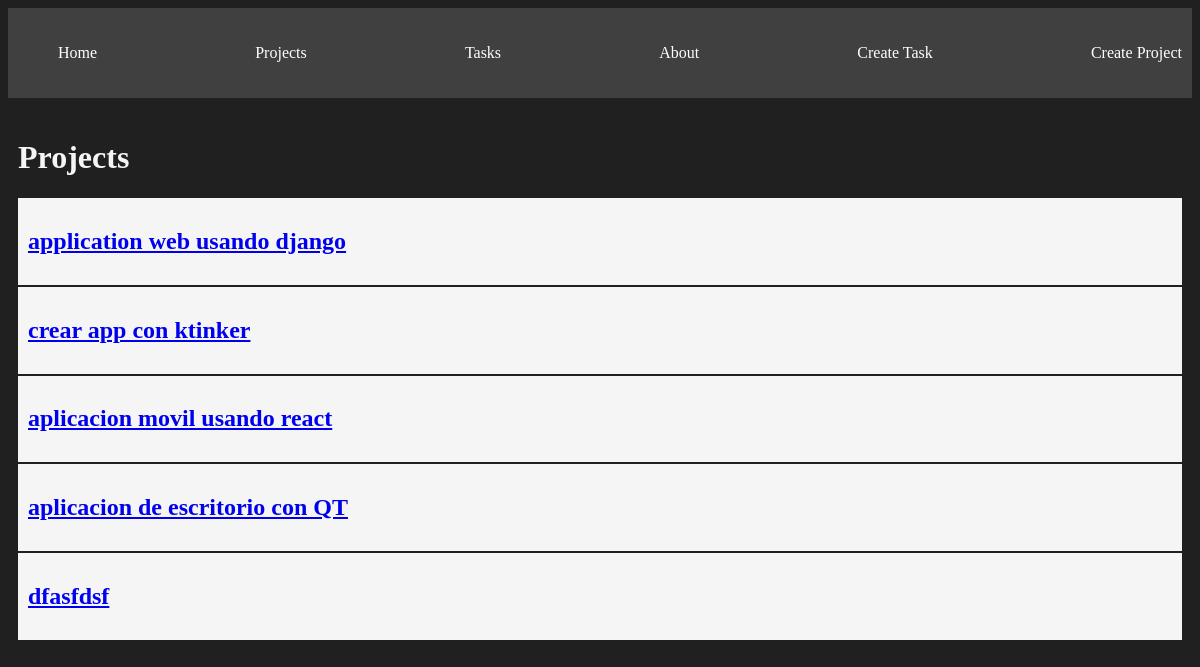
/projects/, run on the app's committed database.
### myapp/models.py (models this page shows, shortened)
class Project(models.Model):
    name = models.CharField(max_length=200)

### myapp/views.py (the view)
# urls.py: path('projects/',views.projects, name="projects"),
def projects(request):
    projects = list(Project.objects.values())
    return render(request,"projects/projects.html",{"projects":projects})

### myapp/templates/projects/projects.html
{% extends "layouts/base.html" %}
{% block content %}
<h1> Projects </h1>
{% for project in projects %}
<article class="card">
    <a href="{% url 'project_detail' project.id %}" >
        <h1> {{project.name}} </h1>
    </a>
</article>
{% endfor %}
{% endblock %}

### myapp/static/styles/main.css (style rules this page uses)
body { background: #202020; color: whitesmoke }
.card { background: whitesmoke; color: black; padding: 10px; margin-bottom: 2px; }

### data on the page
Project: name "application web usando django"
Project: name "crear app con ktinker"
Project: name "aplicacion movil usando react"
Project: name "aplicacion de escritorio con QT"
Project: name "dfasfdsf"
